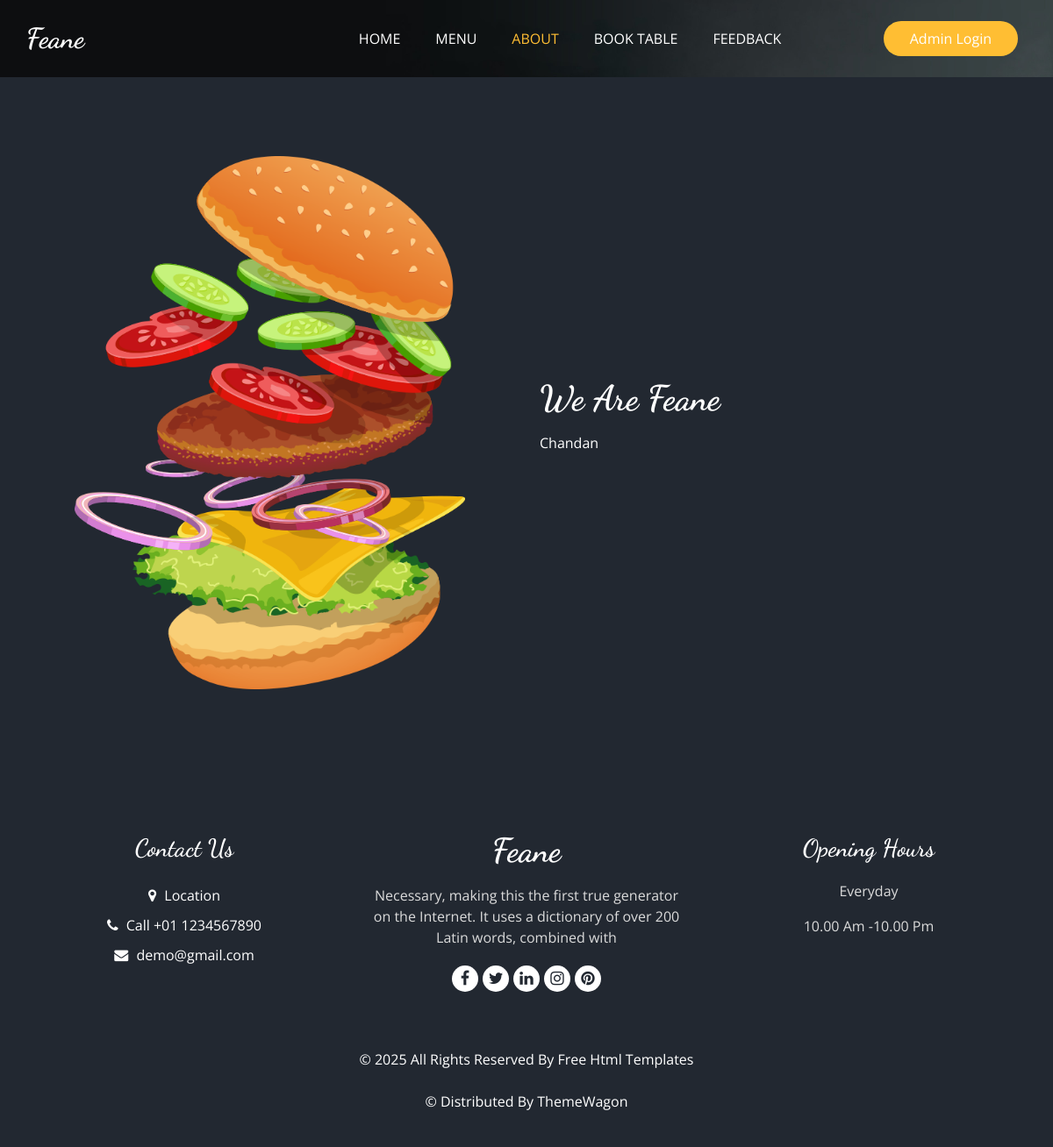
Page /about/ on the earlier database version.
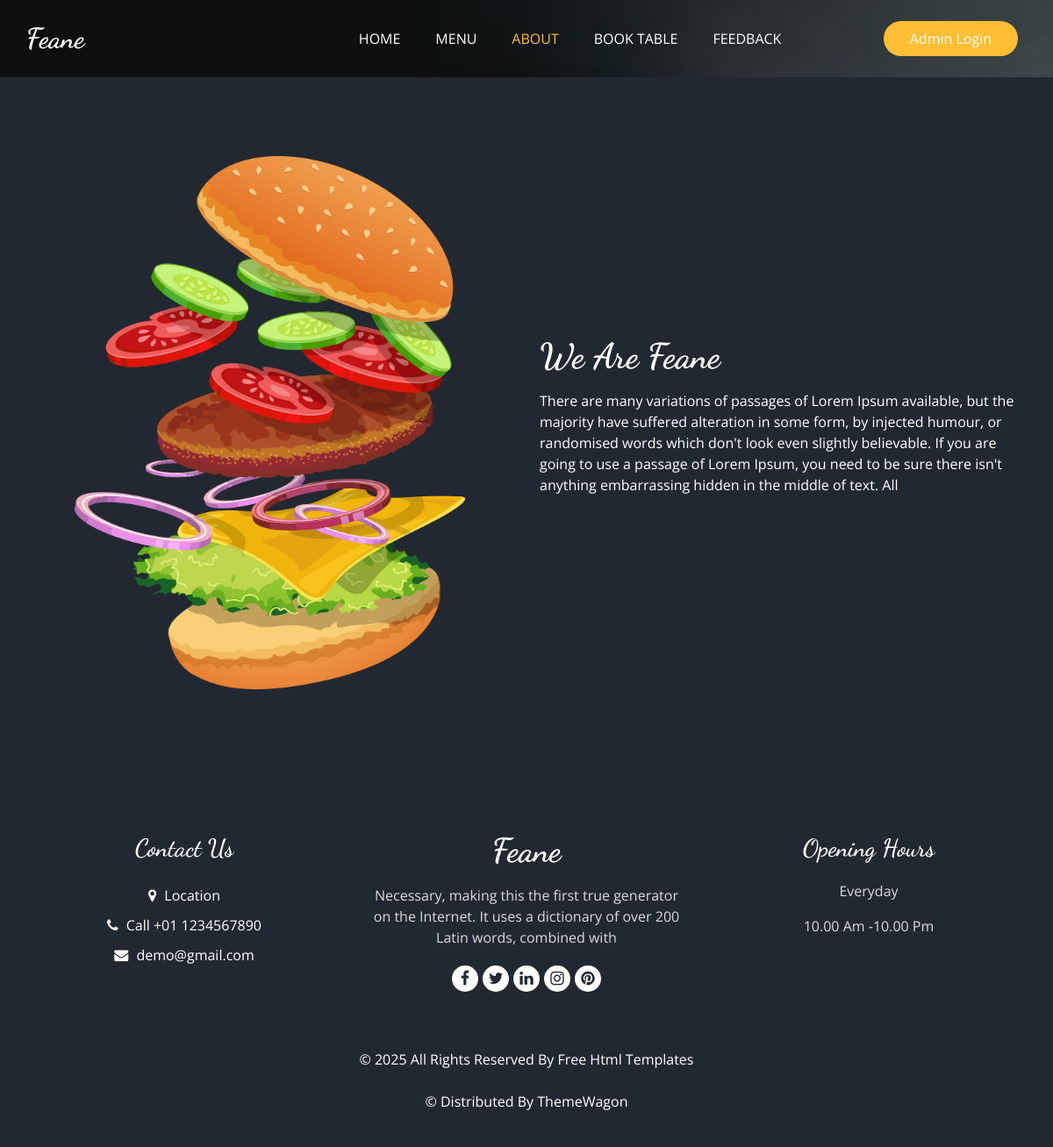
Same page on the later database version.
### Base_App/models.py (models this page shows)
class AboutUs(models.Model):
    Description = models.TextField()

### Base_App/views.py (the view)
# urls.py: path('about/', aboutView,name='About'),
def aboutView(request):
    data = AboutUs.objects.all()
    return render(request, 'about.html',{'data':data})

### templates/about.html
{% extends "base.html" %}
{% load static %}
{% block class %}class="sub_page"{% endblock class %}
{% block about_status %}active{% endblock about_status %}
{% block main %}
  <section class="about_section layout_padding">
    <div class="container  ">
      <div class="row">
        <div class="col-md-6 ">
          <div class="img-box">
            <img src="{% static 'images/about-img.png' %} " alt="">
          </div>
        </div>
        <div class="col-md-6">
          <div class="detail-box">
            <div class="heading_container">
              <h2>
                We Are Feane
              </h2>
            </div>
              <div>
                <p>
                {% for i in data %}
                {{ i.Description|safe }}
                {% endfor %}
              </p>
             </div>
          </div>
        </div>
      </div>
    </div>
  </section>
{% endblock main %}

### templates/base.html (shortened to what this page needs)
<!DOCTYPE html>
<html>
{% load static %}
<head>
  <link rel="stylesheet" type="text/css" href="{% static 'css/bootstrap.css' %}" />
  <link rel="stylesheet" type="text/css" href="https://cdnjs.cloudflare.com/ajax/libs/OwlCarousel2/2.3.4/assets/owl.carousel.min.css" />
  <link rel="stylesheet" href="https://cdnjs.cloudflare.com/ajax/libs/jquery-nice-select/1.1.0/css/nice-select.min.css" />
  <link href="{% static 'css/font-awesome.min.css' %}" rel="stylesheet" />
  <link href="{% static 'css/style.css' %}" rel="stylesheet" />
  <link href="{% static 'css/responsive.css' %}" rel="stylesheet" />
</head>
<body {% block class %}{% endblock class %}>
  <div class="hero_area">
    <div class="bg-box">
      <img src="{% static 'images/hero-bg.jpg' %}" alt="">
    </div>
    <header class="header_section">
      <div class="container">
        <nav class="navbar navbar-expand-lg custom_nav-container ">
          <a class="navbar-brand" href="{% url "Home" %}">
            <span>
              Feane
            </span>
          </a>
          <div class="collapse navbar-collapse" id="navbarSupportedContent">
            <ul class="navbar-nav  mx-auto ">
              <li class="nav-item {% block home_status %}{% endblock home_status %}">
                <a class="nav-link" href="{% url "Home" %}">Home <span class="sr-only">(current)</span></a>
              </li>
              <li class="nav-item {% block menu_status %}{% endblock menu_status %}">
                <a class="nav-link " href="{% url "Menu" %}">Menu</a>
              </li>
              <li class="nav-item {% block about_status %}{% endblock about_status %}">
                <a class="nav-link" href="{% url "About" %}">About</a>
              </li>
              <li class="nav-item {% block table_status %}{% endblock table_status %}">
                <a class="nav-link" href="{% url "Book_Table" %}">Book Table</a>
              </li>
              <li class="nav-item {% block feedback_status %}{% endblock feedback_status %}">
                <a class="nav-link" href="{% url "Feedback_Form" %}">Feedback</a>
              </li>
            </ul>
            <div class="user_option">
              <a href="/admin" class="order_online">
                Admin Login
              </a>
            </div>
          </div>
        </nav>
      </div>
    </header>
  </div>
 {% block main %}{% endblock main %}
  <footer class="footer_section">
    <div class="container">
      <div class="row">
        <div class="col-md-4 footer-col">
          <div class="footer_contact">
            <h4>
              Contact Us
            </h4>
            <div class="contact_link_box">
              <a href="">
                <i class="fa fa-map-marker" aria-hidden="true"></i>
                <span>
                  Location
                </span>
              </a>
              <a href="">
                <i class="fa fa-phone" aria-hidden="true"></i>
                <span>
                  Call +01 1234567890
                </span>
              </a>
              <a href="">
                <i class="fa fa-envelope" aria-hidden="true"></i>
                <span>
                  demo@gmail.com
                </span>
              </a>
            </div>
          </div>
        </div>
        <div class="col-md-4 footer-col">
          <div class="footer_detail">
            <a href="" class="footer-logo">
              Feane
            </a>
            <p>
              Necessary, making this the first true generator on the Internet. It uses a dictionary of over 200 Latin words, combined with
            </p>
            <div class="footer_social">
              <a href="">
                <i class="fa fa-facebook" aria-hidden="true"></i>
              </a>
              <a href="">
                <i class="fa fa-twitter" aria-hidden="true"></i>
              </a>
              <a href="">
                <i class="fa fa-linkedin" aria-hidden="true"></i>
              </a>
              <a href="">
                <i class="fa fa-instagram" aria-hidden="true"></i>
              </a>
              <a href="">
                <i class="fa fa-pinterest" aria-hidden="true"></i>
              </a>
            </div>
          </div>
        </div>
        <div class="col-md-4 footer-col">
          <h4>
            Opening Hours
          </h4>
          <p>
            Everyday
          </p>
          <p>
            10.00 Am -10.00 Pm
          </p>
        </div>
      </div>
      <div class="footer-info">
        <p>
          &copy; <span id="displayYear"></span> All Rights Reserved By
          <a href="https://html.design/">Free Html Templates</a><br><br>
          &copy;  Distributed By
          <a href="https://themewagon.com/" target="_blank">ThemeWagon</a>
        </p>
      </div>
    </div>
  </footer>
</body>
</html>

### static/css/style.css (style rules this page uses)
body { font-family: "Open Sans", sans-serif; color: #0c0c0c; background-color: #ffffff; overflow-x: hidden; }
.layout_padding { padding: 90px 0; }
h1, h2 { font-family: 'Dancing Script', cursive; }
.heading_container { display: -webkit-box; display: -ms-flexbox; display: flex; -webkit-box-orient: vertical; -webkit-box-direction: normal; -ms-flex-direction: column; flex-direction: column; -webkit-box-align: start; -ms-flex-align: start; align-items: flex-start; }
.heading_container h2 { position: relative; margin-bottom: 0; font-size: 2.5rem; font-weight: bold; }
a, a:hover, a:focus { text-decoration: none; }
.hero_area { position: relative; min-height: 100vh; display: -webkit-box; display: -ms-flexbox; display: flex; -webkit-box-orient: vertical; -webkit-box-direction: normal; -ms-flex-direction: column; flex-direction: column; }
.bg-box { position: absolute; top: 0; left: 0; width: 100%; height: 100%; }
.bg-box img { width: 100%; height: 100%; -o-object-fit: cover; object-fit: cover; }
.sub_page .hero_area { min-height: auto; }
.sub_page .hero_area .bg-box { position: absolute; top: 0; left: 0; width: 100%; height: 100%; }
.sub_page .hero_area .bg-box img { width: 100%; height: 100%; -o-object-fit: cover; object-fit: cover; -o-object-position: right top; object-position: right top; }
.header_section { padding: 15px 0; }
.navbar-brand { font-family: 'Dancing Script', cursive; }
.navbar-brand span { font-weight: bold; font-size: 32px; color: #ffffff; }
.custom_nav-container { padding: 0; }
.custom_nav-container .navbar-nav { padding-left: 18%; }
.custom_nav-container .navbar-nav .nav-item .nav-link { padding: 5px 20px; color: #ffffff; text-align: center; text-transform: uppercase; border-radius: 5px; -webkit-transition: all 0.3s; transition: all 0.3s; }
.custom_nav-container .navbar-nav .nav-item:hover .nav-link, .custom_nav-container .navbar-nav .nav-item.active .nav-link { color: #ffbe33; }
.user_option { display: -webkit-box; display: -ms-flexbox; display: flex; -webkit-box-align: center; -ms-flex-align: center; align-items: center; }
.user_option a { margin: 0 10px; }
.user_option .order_online { display: inline-block; padding: 8px 30px; background-color: #ffbe33; color: #ffffff; border-radius: 45px; -webkit-transition: all 0.3s; transition: all 0.3s; border: none; }
.about_section { background: #222831; color: #ffffff; }
.about_section .row { -webkit-box-align: center; -ms-flex-align: center; align-items: center; }
.about_section .img-box { position: relative; display: -webkit-box; display: -ms-flexbox; display: flex; -webkit-box-pack: center; -ms-flex-pack: center; justify-content: center; }
.about_section .img-box img { width: 100%; max-width: 445px; position: relative; z-index: 2; }
.about_section .detail-box p { margin-top: 15px; }
.footer_section { background-color: #222831; color: #ffffff; padding: 75px 0 40px 0; text-align: center; }
.footer_section h4 { font-size: 28px; }
.footer_section h4, .footer_section .footer-logo { font-weight: 600; margin-bottom: 20px; font-family: 'Dancing Script', cursive; }
.footer_section p { color: #dbdbdb; }
.footer_section .footer-col { margin-bottom: 30px; }
.footer_section .footer_contact .contact_link_box { display: -webkit-box; display: -ms-flexbox; display: flex; -webkit-box-orient: vertical; -webkit-box-direction: normal; -ms-flex-direction: column; flex-direction: column; }
.footer_section .footer_contact .contact_link_box a { margin: 5px 0; color: #ffffff; }
.footer_section .footer_contact .contact_link_box a i { margin-right: 5px; }
.footer_section .footer-logo { display: block; font-weight: bold; font-size: 38px; line-height: 1; color: #ffffff; }
.footer_section .footer_social { display: -webkit-box; display: -ms-flexbox; display: flex; -webkit-box-pack: center; -ms-flex-pack: center; justify-content: center; margin-top: 20px; margin-bottom: 10px; }
.footer_section .footer_social a { display: -webkit-box; display: -ms-flexbox; display: flex; -webkit-box-pack: center; -ms-flex-pack: center; justify-content: center; -webkit-box-align: center; -ms-flex-align: center; align-items: center; color: #222831; width: 30px; height: 30px; border-radius: 100%; background-color: #ffffff; border-radius: 100%; margin: 0 2.5px; font-size: 18px; }
.footer_section .footer-info { text-align: center; margin-top: 25px; }
.footer_section .footer-info p { color: #ffffff; margin: 0; }
.footer_section .footer-info p a { color: inherit; }

Differences in the rows shown:
removed AboutUs: Description "Chandan"
added AboutUs: Description "There are many variations of passages of Lorem Ipsum available, but the majority have suffered alteration in some form, by injected humour, or randomised words which don't look even slightly believable. If you are going to use a passage of Lorem Ipsum, you need to be sure there isn't anything embarrassing hidden in the middle of text. All"
